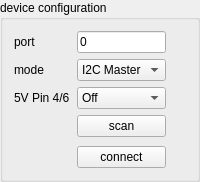
            <widget class="QGroupBox" name="groupBox_10">
             <property name="title">
              <string>device configuration</string>
             </property>
             <layout class="QGridLayout" name="gridLayout_14">
              <item row="3" column="1">
               <widget class="QComboBox" name="AardvarkI2cSpi5V">
                <item>
                 <property name="text">
                  <string>Off</string>
                 </property>
                </item>
                <item>
                 <property name="text">
                  <string>On</string>
                 </property>
                </item>
               </widget>
              </item>
              <item row="6" column="1">
               <spacer name="verticalSpacer_8">
                <property name="orientation">
                 <enum>Qt::Orientation::Vertical</enum>
                </property>
                <property name="sizeHint" stdset="0">
                 <size>
                  <width>20</width>
                  <height>3</height>
                 </size>
                </property>
               </spacer>
              </item>
              <item row="4" column="1">
               <widget class="QPushButton" name="AardvarkI2cSpiScan">
                <property name="text">
                 <string>scan</string>
                </property>
               </widget>
              </item>
              <item row="2" column="1">
               <widget class="QComboBox" name="AardvarkI2cSpiMode">
                <property name="sizePolicy">
                 <sizepolicy hsizetype="Preferred" vsizetype="Fixed">
                  <horstretch>0</horstretch>
                  <verstretch>0</verstretch>
                 </sizepolicy>
                </property>
                <item>
                 <property name="text">
                  <string>I2C Master</string>
                 </property>
                </item>
                <item>
                 <property name="text">
                  <string>I2C Slave</string>
                 </property>
                </item>
                <item>
                 <property name="text">
                  <string>SPI Master</string>
                 </property>
                </item>
                <item>
                 <property name="text">
                  <string>SPI Slave</string>
                 </property>
                </item>
                <item>
                 <property name="text">
                  <string>GPIO</string>
                 </property>
                </item>
               </widget>
              </item>
              <item row="1" column="1">
               <widget class="QLineEdit" name="AardvarkI2cSpiPort">
                <property name="sizePolicy">
                 <sizepolicy hsizetype="Ignored" vsizetype="Fixed">
                  <horstretch>0</horstretch>
                  <verstretch>0</verstretch>
                 </sizepolicy>
                </property>
                <property name="maximumSize">
                 <size>
                  <width>16777215</width>
                  <height>16777215</height>
                 </size>
                </property>
                <property name="text">
                 <string>0</string>
                </property>
               </widget>
              </item>
              <item row="1" column="0">
               <widget class="QLabel" name="label_29">
                <property name="text">
                 <string>port</string>
                </property>
               </widget>
              </item>
              <item row="1" column="2">
               <spacer name="horizontalSpacer_11">
                <property name="orientation">
                 <enum>Qt::Orientation::Horizontal</enum>
                </property>
                <property name="sizeType">
                 <enum>QSizePolicy::Policy::Fixed</enum>
                </property>
                <property name="sizeHint" stdset="0">
                 <size>
                  <width>20</width>
                  <height>20</height>
                 </size>
                </property>
               </spacer>
              </item>
              <item row="2" column="0">
               <widget class="QLabel" name="label_30">
                <property name="text">
                 <string>mode      </string>
                </property>
               </widget>
              </item>
              <item row="3" column="0">
               <widget class="QLabel" name="label_31">
                <property name="text">
                 <string>5V Pin 4/6</string>
                </property>
               </widget>
              </item>
              <item row="7" column="1">
               <widget class="QPushButton" name="AardvarkI2cConnect">
                <property name="text">
                 <string>connect</string>
                </property>
               </widget>
              </item>
             </layout>
            </widget>
